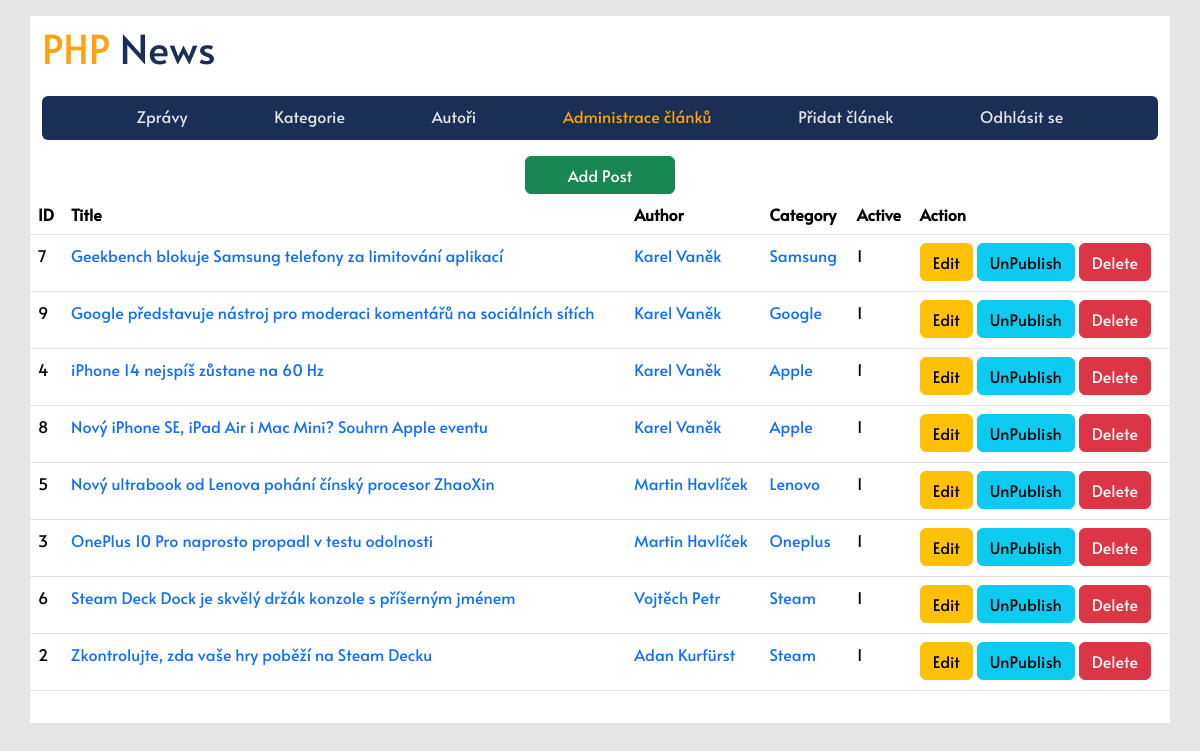
The page /admin_post.php (signed in) on the database its author committed.
### tables this page shows
CREATE TABLE `articles` (
  `id` int(11) NOT NULL,
  `author_id` int(11) NOT NULL,
  `category_id` int(11) NOT NULL,
  `title` varchar(150) NOT NULL,
  `pretext` varchar(500) NOT NULL,
  `text` text NOT NULL,
  `created_at` datetime NOT NULL DEFAULT current_timestamp(),
  `active` tinyint(1) NOT NULL
);

CREATE TABLE `authors` (
  `id` int(11) NOT NULL,
  `name` varchar(50) NOT NULL,
  `surname` varchar(50) NOT NULL,
  `password` varchar(255) NOT NULL,
  `email` varchar(255) NOT NULL,
  `role` enum('editor','admin') NOT NULL DEFAULT 'editor'
);

CREATE TABLE `category` (
  `id` int(11) NOT NULL,
  `name` varchar(50) NOT NULL
);

### admin_post.php (the view, shortened to what this page needs)
<!DOCTYPE html>
<html lang="en">
<?php
    require_once 'db.php';
    if($_SESSION['user']['role'] === "editor"){
        $sql = 'SELECT ar.*, a.name AS a_name, a.surname AS a_surname, a.id as id_author, c.name as c_name FROM articles ar INNER JOIN authors a ON ar.author_id = a.id INNER JOIN category c on ar.category_id = c.id where a.id = :id order by ar.title ASC';
        $stmt = $conn->prepare($sql);
        $stmt->execute([
            ':id' => $_SESSION['user']['id'],
        ]);
        $articles = $stmt->fetchAll();
    } elseif($_SESSION['user']['role'] === "admin") {
        $sql = 'SELECT ar.*, a.name AS a_name, a.surname AS a_surname, a.id as id_author, c.name as c_name FROM articles ar INNER JOIN authors a ON ar.author_id = a.id INNER JOIN category c on ar.category_id = c.id order by ar.title ASC';
        $stmt = $conn->prepare($sql);
        $stmt->execute();
        $articles = $stmt->fetchAll();
    }
?>
<head>
    <link rel="stylesheet" href="./css/style.css">
    <link rel="stylesheet" href="./node_modules/bootstrap/dist/css/bootstrap.min.css">
    <link rel="stylesheet" href="./node_modules/bootstrap-icons/font/bootstrap-icons.css">
</head>
<body class="bg_platinum">
    <div class="container bg_white my-3">
        <h1 class="py-2 brand"><span>PHP</span> News</h1>
        <header class="bg_space_cadet rounded-2">
            <nav class="menu p-2">
                <a href="index" class="nav-item">Zprávy</a>
                <a href="category" class="nav-item">Kategorie</a>
                <a href="authors" class="nav-item">Autoři</a>
                <?php if(isset($_SESSION['user'])): ?>
                <a href="admin_post" class="nav-item active">Administrace článků</a>
                <a href="add_post" class="nav-item">Přidat článek</a>
                <a href="logout" class="nav-item">Odhlásit se</a>
                <?php else: ?>
                    <a href="login" class="nav-item">Přihlásit se</a>
                    <a href="register" class="nav-item">Vytvořit účet</a>
                <?php endif; ?>
            </nav>
        </header>
        <main class="py-3" id="main">
            <section class="row flex-row-reverse justify-content-center">
                <a type="button" href="add_post" class="btn btn-success w150">Add
                    Post</a>
                <table class="table">
                    <thead>
                        <tr>
                            <th scope="col">ID</th>
                            <th scope="col">Title</th>
                            <th scope="col">Author</th>
                            <th scope="col">Category</th>
                            <th scope="col">Active</th>
                            <th scopr="col">Action</th>
                        </tr>
                    </thead>
                    <tbody>
                        <?php foreach($articles as $item): ?>
                        <tr>
                            <td><?= $item['id'] ?></td>
                            <td><a href="article?id=<?= $item['id'] ?>"><?= $item['title'] ?></a></td>
                            <td><a href="index?author=<?= $item['id_author'] ?>"><?= $item['a_name'] . ' ' . $item['a_surname'] ?></a></td>
                            <td><a href="index?category=<?= $item['category_id']?>"><?= $item['c_name'] ?></a></td>
                            <td><p><?= $item['active'] ?></p></td>
                            <td>
                            <a href="edit_post?id=<?= $item['id'] ?>" class="btn btn-warning">Edit</a>
                            <?php if($item['active']): ?>
                                <a href="unpublish?id=<?= $item['id'] ?>" class="btn btn-info">UnPublish</a>
                            <?php else: ?>
                                <a href="publish?id=<?= $item['id'] ?>" class="btn btn-success">Publish</a>
                            <?php endif?>
                                <button type="button" class="btn btn-danger" data-bs-toggle="modal"
                                    data-bs-target="#modal<?= $item['id'] ?>">Delete</button>
                            </td>
                        </tr>
                        <?php endforeach; ?>
                    </tbody>
                </table>
            </section>
        </main>
    </div>
</body>
</html>

### css/style.css (style rules this page uses)
html { scrollbar-width: thin; scroll-behavior: smooth; }
* { font-family: Alata Regular, sans-serif; }
.w150 { width: 150px !important; }
.bg_platinum { background-color: #E5E5E5; }
.bg_white { background-color: #FFFFFF; }
.bg_space_cadet { background-color: #1B2E55; }
a { text-decoration: none !important; }
.active { color: #FCA311 !important; }
.brand { color: #1B2E55; }
.brand span { color: #FCA311; }
.menu { margin-top: 1rem !important; display: -webkit-box; display: -ms-flexbox; display: flex; -webkit-box-align: center; -ms-flex-align: center; align-items: center; -webkit-box-pack: space-evenly; -ms-flex-pack: space-evenly; justify-content: space-evenly; }
.menu .nav-item { color: #E5E5E5; }
.menu .nav-item::after { content: ''; display: block; background: #FCA311; height: 1px; width: 0; margin: 3px auto 0; -webkit-transition: all 0.17s ease-in-out !important; transition: all 0.17s ease-in-out !important; }

### rows shown on the page
articles: id "7", title "Geekbench blokuje Samsung telefony za limitování aplikací", author.name "Karel", author.surname "Vaněk", category.name "Samsung", active "1"
articles: id "9", title "Google představuje nástroj pro moderaci komentářů na sociálních sítích", author.name "Karel", author.surname "Vaněk", category.name "Google", active "1"
articles: id "4", title "iPhone 14 nejspíš zůstane na 60 Hz", author.name "Karel", author.surname "Vaněk", category.name "Apple", active "1"
articles: id "8", title "Nový iPhone SE, iPad Air i Mac Mini? Souhrn Apple eventu", author.name "Karel", author.surname "Vaněk", category.name "Apple", active "1"
articles: id "5", title "Nový ultrabook od Lenova pohání čínský procesor ZhaoXin", author.name "Martin", author.surname "Havlíček", category.name "Lenovo", active "1"
articles: id "3", title "OnePlus 10 Pro naprosto propadl v testu odolnosti", author.name "Martin", author.surname "Havlíček", category.name "Oneplus", active "1"
articles: id "6", title "Steam Deck Dock je skvělý držák konzole s příšerným jménem", author.name "Vojtěch", author.surname "Petr", category.name "Steam", active "1"
articles: id "2", title "Zkontrolujte, zda vaše hry poběží na Steam Decku", author.name "Adan", author.surname "Kurfürst", category.name "Steam", active "1"
